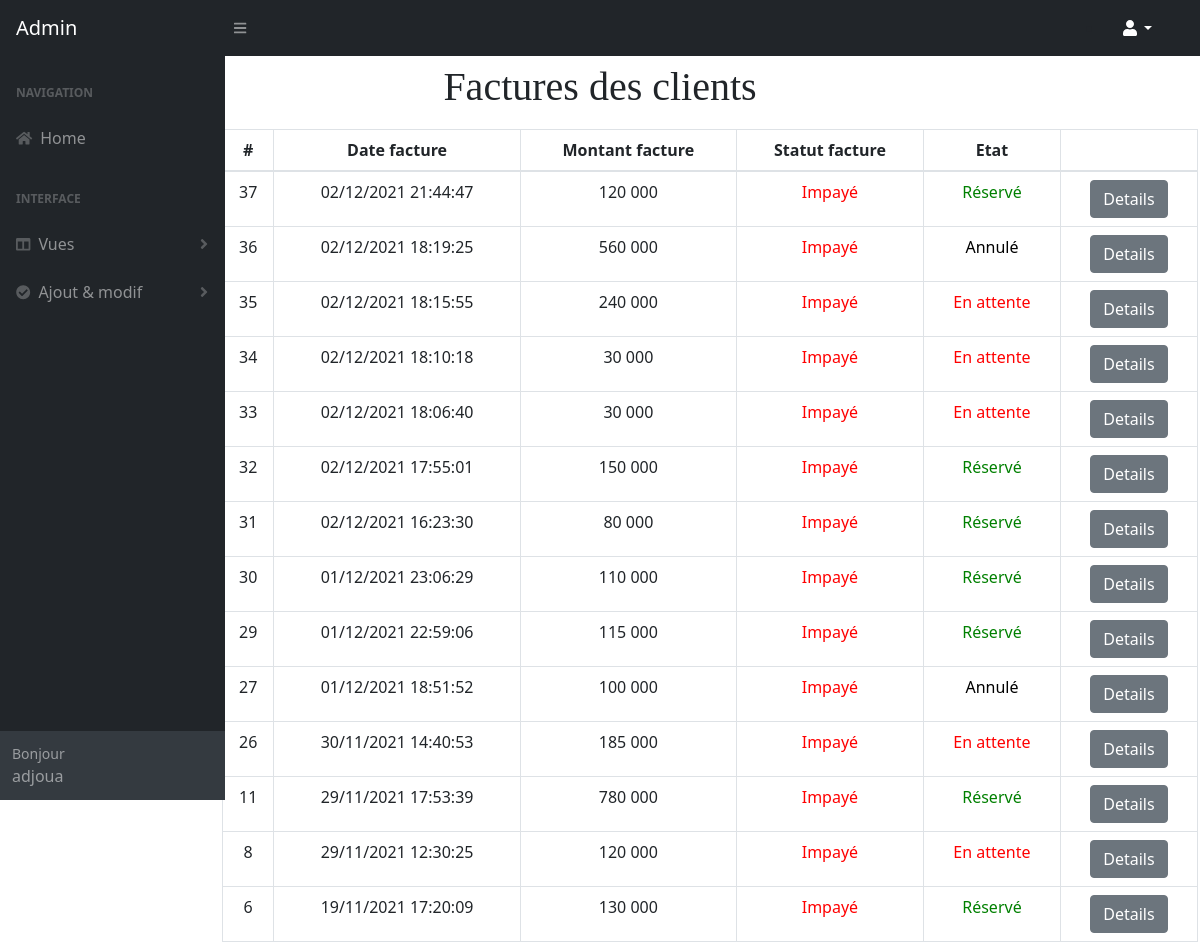
The page /admin/facture.php (signed in) on the database its author committed.
### tables this page shows
CREATE TABLE `utilisateurs` (
  `id_user` int(11) NOT NULL,
  `civilite` varchar(100) NOT NULL,
  `tel_admin` varchar(10) NOT NULL,
  `pseudo` text NOT NULL,
  `prenom` varchar(100) NOT NULL,
  `email` text NOT NULL,
  `password` text NOT NULL,
  `valide` int(11) NOT NULL,
  `ip` text NOT NULL,
  `token` text NOT NULL
);

CREATE TABLE `facture` (
  `id_fact` int(11) NOT NULL,
  `id_cl` int(11) NOT NULL,
  `date_fact` datetime NOT NULL,
  `montant` int(11) NOT NULL,
  `statut` int(11) NOT NULL DEFAULT '0',
  `paye` int(11) NOT NULL DEFAULT '0'
);

### admin/facture.php (the view, shortened to what this page needs)
<?php
require_once 'config.php';
$req = $bdd->prepare('SELECT * FROM utilisateurs WHERE token = ?');
$req->execute(array($_SESSION['user']));
$data = $req->fetch();
$req = $bdd->prepare('SELECT * FROM facture ORDER BY date_fact DESC, paye ASC');
$req->execute();
$factures = $req->fetchAll();
include_once 'tete.php';
?>
<div class="elements pt-80 text-center white_bg" style="margin:55px">
    <div class="container">
        <div class="row">
            <div class="col-md-12">
                <div class="section-title mb-50">
                    <h2>
                        <h1 style="font-family: 'Reggae One', cursive;">Factures des clients</h1>
                    </h2>
                </div>
            </div>
        </div>
    </div>
    <div id="table_cl">
        <?php
$html = '<table class="table table-bordered" style="margin:10px 150px 10px 110px">
<thead>
<tr>
<th scope="col">#</th>
<th scope="col">Date facture</th>
<th scope="col">Montant facture</th>
<th scope="col">Statut facture</th>
<th scope="col">Etat</th>
<th scope="col"></th>
</tr>
</thead>
<tbody>';
foreach ($factures as $facture) {
    $detail = '<form action="detailFact.php" method="post" id="formulaire"
    name="formulaire"><input class="btn btn-secondary" type="submit"
    name="detail" id="add" value="Details"><input type="hidden" name="fact" value=' . $facture['id_fact'] . '><input type="hidden" name="cl" value=' . $facture['id_cl'] . '></form>';
    if ($facture['statut'] == 0) {
        $statut = '<div style="color:red">En attente</div>';
    } elseif ($facture['statut'] == 1) {
        $statut = '<div style="color:green">Réservé</div>';
    } else {
        $statut = '<div style="color:black">Annulé</div>';
    }
    if ($facture['paye'] == 0) {
        $paye = '<div style="color:red">Impayé</div>';
    } else {
        $paye = '<div style="color:green">Payé</div>';
    }
    $html .= '
<tr>
<td>' . $facture['id_fact'] . '</td>
<td>' . date("d/m/Y H:i:s", strtotime($facture['date_fact'])) . '</td>
<td>' . number_format($facture['montant'], 0, ',', ' ') . ' </td>
<td>' . $paye . '</td>
<td>' . $statut . '</td>
<td>' . $detail . '</td>
</tr>';
}
$html .= '</tbody>
</table>';
echo $html;
include_once 'bas.php';
?>

### admin/tete.php (shortened to what this page needs)
<!doctype html>
<html lang="fr">
<head>
    <link rel="stylesheet" href="https://stackpath.bootstrapcdn.com/bootstrap/4.3.1/css/bootstrap.min.css"
>
    <link href="https://cdn.jsdelivr.net/npm/simple-datatables@latest/dist/style.css" rel="stylesheet" />
    <link href="css/styles.css" rel="stylesheet" />
</head>
<body class="sb-nav-fixed">
    <nav class="sb-topnav navbar navbar-expand navbar-dark bg-dark">
        <a class="navbar-brand ps-3" href="home.php">Admin</a>
        <button class="btn btn-link btn-sm order-1 order-lg-0 me-4 me-lg-0" id="sidebarToggle" href="#!"><i
                class="fas fa-bars"></i></button>
        <ul class="d-none d-md-inline-block form-inline ms-auto me-0 me-md-3 my-2 my-md-0">
            <li class="nav-item dropdown">
                <a class="nav-link dropdown-toggle" id="navbarDropdown" href="#" role="button" data-bs-toggle="dropdown"
                    aria-expanded="false" style="color:white"><i class="fas fa-user fa-fw"
                        style="color: white;"></i></a>
            </li>
        </ul>
    </nav>
    <div id="layoutSidenav">
        <div id="layoutSidenav_nav">
            <nav class="sb-sidenav accordion sb-sidenav-dark" id="sidenavAccordion">
                <div class="sb-sidenav-menu">
                    <div class="nav">
                        <div class="sb-sidenav-menu-heading">Navigation</div>
                        <a class="nav-link" href="home.php">
                            <div class="sb-nav-link-icon"><i class="fas fad fa-home"></i></div>
                            Home
                        </a>
                        <div class="sb-sidenav-menu-heading">Interface</div>
                        <a class="nav-link collapsed" href="#" data-bs-toggle="collapse"
                            data-bs-target="#collapseLayouts" aria-expanded="false" aria-controls="collapseLayouts">
                            <div class="sb-nav-link-icon"><i class="fas fa-columns"></i></div>
                            Vues
                            <div class="sb-sidenav-collapse-arrow"><i class="fas fa-angle-down"></i></div>
                        </a>
                        <a class="nav-link collapsed" href="#" data-bs-toggle="collapse" data-bs-target="#collapsePages"
                            aria-expanded="false" aria-controls="collapsePages">
                            <div class="sb-nav-link-icon"><i class="fas fa-check-circle"></i></div>
                            Ajout & modif
                            <div class="sb-sidenav-collapse-arrow"><i class="fas fa-angle-down"></i></div>
                        </a>
                    </div>
                </div>
                <div class="sb-sidenav-footer">
                    <div class="small">Bonjour </div>
                    <?php echo $data['pseudo']; ?>
                </div>
            </nav>
        </div>
    </div>
    <div class="container">
        <div class="col-md-12">

### admin/bas.php (shortened to what this page needs)
</div>
</body>
</html>

### rows shown on the page
utilisateurs: pseudo "adjoua"
facture: id_fact "37", date_fact "02/12/2021 21:44:47", montant "120 000", paye "Impayé", statut "Réservé"
facture: id_fact "36", date_fact "02/12/2021 18:19:25", montant "560 000", paye "Impayé", statut "Annulé"
facture: id_fact "35", date_fact "02/12/2021 18:15:55", montant "240 000", paye "Impayé", statut "En attente"
facture: id_fact "34", date_fact "02/12/2021 18:10:18", montant "30 000", paye "Impayé", statut "En attente"
facture: id_fact "33", date_fact "02/12/2021 18:06:40", montant "30 000", paye "Impayé", statut "En attente"
facture: id_fact "32", date_fact "02/12/2021 17:55:01", montant "150 000", paye "Impayé", statut "Réservé"
facture: id_fact "31", date_fact "02/12/2021 16:23:30", montant "80 000", paye "Impayé", statut "Réservé"
facture: id_fact "30", date_fact "01/12/2021 23:06:29", montant "110 000", paye "Impayé", statut "Réservé"
facture: id_fact "29", date_fact "01/12/2021 22:59:06", montant "115 000", paye "Impayé", statut "Réservé"
facture: id_fact "27", date_fact "01/12/2021 18:51:52", montant "100 000", paye "Impayé", statut "Annulé"
facture: id_fact "26", date_fact "30/11/2021 14:40:53", montant "185 000", paye "Impayé", statut "En attente"
facture: id_fact "11", date_fact "29/11/2021 17:53:39", montant "780 000", paye "Impayé", statut "Réservé"
facture: id_fact "8", date_fact "29/11/2021 12:30:25", montant "120 000", paye "Impayé", statut "En attente"
facture: id_fact "6", date_fact "19/11/2021 17:20:09", montant "130 000", paye "Impayé", statut "Réservé"
